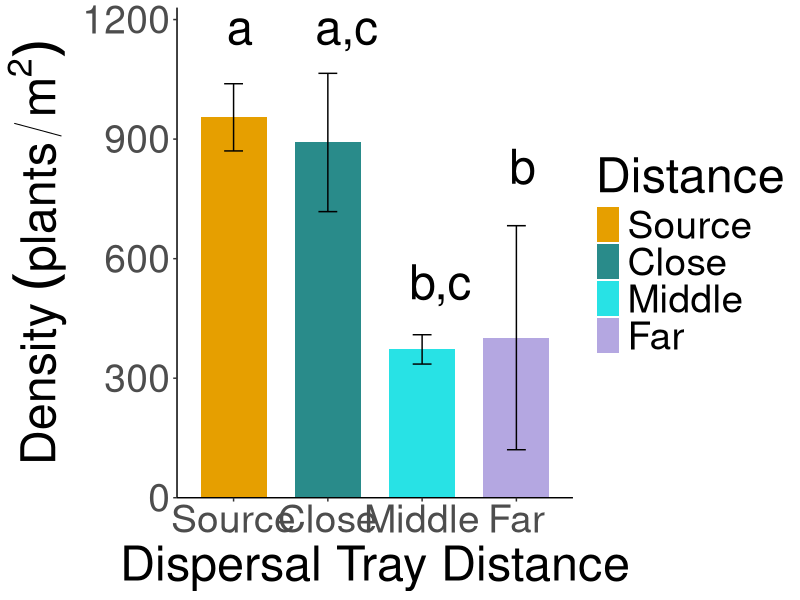
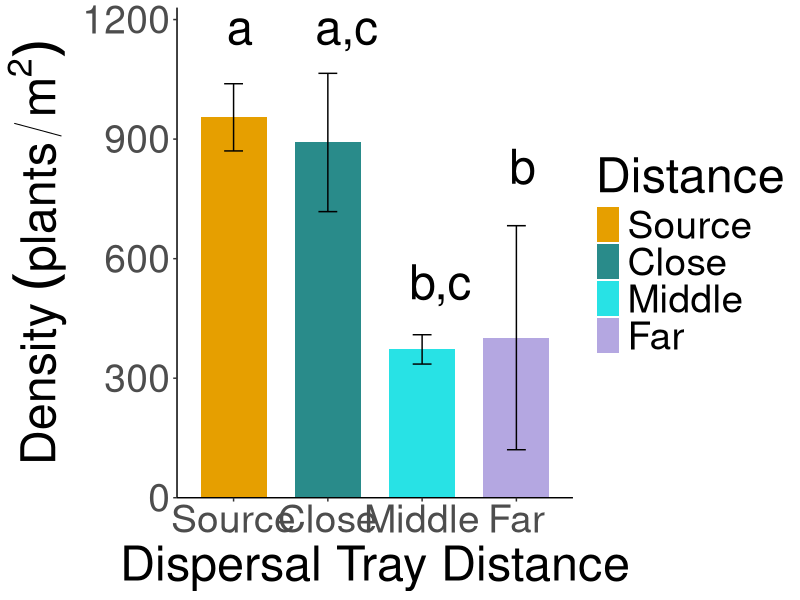

These charts were generated, in order, by the following R code:
## ---- chunk 1
library(tidyverse)
#level_order <- c('Close', 'Far') - no middle 
#ch1Palette <- c("#298B8A", "#B4A7E1")
#ch1Palette_source <- c("#E69F00", "#298B8A", "#B4A7E1")
level_order <- c('Close', 'Middle', 'Far')
level_order2 <- c('Source','Close', 'Middle', 'Far')
ch1Palette <- c("#298B8A", "93E9EE","#B4A7E1")
ch1Palette_source <- c("#E69F00", "#298B8A", "93E9EE","#B4A7E1")

#triplets <- read.csv("Pops_Trt_Triplet.csv")
#names(triplets)
## ---- chunk 2
sourcespringpop <- read.csv("../input/SourcePopNY1.csv")
head(sourcespringpop)
sourcespringpopy1 <- sourcespringpop %>% filter(CagedTrt=="Open")
tail(sourcespringpopy1)
sourcespringpopy1_density <- sourcespringpopy1 %>% mutate(Density=PFTotal/0.2129028, Distance="Source") %>% select(FieldID, Distance, Density)
head(sourcespringpopy1_density)
#sourcespringpopy1_density_triplets <- merge(triplets, sourcespringpopy1_density)
#head(sourcespringpopy1_density_triplets)

dispdensity <- read.csv("../input/DispDensityR.csv")
head(dispdensity)
## ---- chunk 3
dispdensity_bindprep <- dispdensity %>% select(FieldID, Distance, Density)
dispdensity_source <- rbind(sourcespringpopy1_density, dispdensity_bindprep)
dispdensity_source
dispdensity_summary <- dispdensity_source %>% group_by(Distance) %>% filter(!is.na(Density)) %>% summarize(meanDensity=mean(Density), SE = sd(Density)/sqrt(n()))
dispdensity_summary

dispdensity_summary$Distance <- factor(dispdensity_summary$Distance, levels = c('Source','Close', 'Middle', 'Far'))
sig_letters <- data.frame(
  label = c("a", "a,c", "b,c", "b"),
  Distance = c("Source", "Close", "Middle", "Far"),
  x=c(0.9, 1.8, 2.8, 3.9),
  y=c(1050, 1050, 410, 700)
)

dispdensity_summary %>% 
  ggplot(aes(x=factor(Distance, level=level_order2), y=meanDensity, group=Distance, fill=Distance)) + 
  geom_col(width = 0.7, position = position_dodge(0.8)) + 
  geom_errorbar(aes(ymin=meanDensity-SE, ymax=meanDensity+SE), width=.2, position = position_dodge(0.8)) +
  theme_classic() + 
  labs(x="Dispersal Tray Distance", y=expression(Density~(plants/m^2))) +
  theme(text=element_text(size=35)) + 
  scale_y_continuous(expand = c(0, 0), limits = c(0, 1230)) +
  scale_fill_manual(values=ch1Palette_source) +
  geom_text(
    data=sig_letters,
    mapping=aes(x=x, y=y, label = label),
    size=12,
    hjust =-0.1,
    vjust =-1
  )
ggsave("../output/Ch1Density_wMiddle.png", width=12, height=8, units="in")
